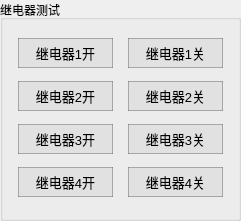
       <widget class="QGroupBox" name="groupBox_39">
        <property name="geometry">
         <rect>
          <x>990</x>
          <y>240</y>
          <width>241</width>
          <height>221</height>
         </rect>
        </property>
        <property name="title">
         <string>继电器测试</string>
        </property>
        <layout class="QGridLayout" name="gridLayout_38">
         <property name="leftMargin">
          <number>15</number>
         </property>
         <property name="rightMargin">
          <number>15</number>
         </property>
         <item row="3" column="0">
          <layout class="QHBoxLayout" name="horizontalLayout_185">
           <item>
            <widget class="QPushButton" name="button_relay3Open_Entry">
             <property name="minimumSize">
              <size>
               <width>95</width>
               <height>30</height>
              </size>
             </property>
             <property name="font">
              <font>
               <pointsize>10</pointsize>
              </font>
             </property>
             <property name="styleSheet">
              <string notr="true">QPushButton{
	border-style:solid;
	border-width:1px;
	color: rgb(0, 0, 0);
	background-color: rgba(225, 225, 225);
	border-color:rgba(100, 100, 100, 120);
}

QPushButton:hover{
	color:rgba(0,0,0,200);
	background-color:rgb(240, 248, 248);
	border-color: rgb(0, 150, 250);
}

QPushButton:pressed{
	border-style:inset;
	color:rgba(0,0,0,150);
	background-color: rgba(225, 225, 225);
	border-color: rgba(0, 163, 245);
}</string>
             </property>
             <property name="text">
              <string>继电器3开</string>
             </property>
            </widget>
           </item>
           <item>
            <spacer name="horizontalSpacer_114">
             <property name="orientation">
              <enum>Qt::Horizontal</enum>
             </property>
             <property name="sizeHint" stdset="0">
              <size>
               <width>40</width>
               <height>20</height>
              </size>
             </property>
            </spacer>
           </item>
           <item>
            <widget class="QPushButton" name="button_relay3Close_Entry">
             <property name="minimumSize">
              <size>
               <width>95</width>
               <height>30</height>
              </size>
             </property>
             <property name="font">
              <font>
               <pointsize>10</pointsize>
              </font>
             </property>
             <property name="styleSheet">
              <string notr="true">QPushButton{
	border-style:solid;
	border-width:1px;
	color: rgb(0, 0, 0);
	background-color: rgba(225, 225, 225);
	border-color:rgba(100, 100, 100, 120);
}

QPushButton:hover{
	color:rgba(0,0,0,200);
	background-color:rgb(240, 248, 248);
	border-color: rgb(0, 150, 250);
}

QPushButton:pressed{
	border-style:inset;
	color:rgba(0,0,0,150);
	background-color: rgba(225, 225, 225);
	border-color: rgba(0, 163, 245);
}</string>
             </property>
             <property name="text">
              <string>继电器3关</string>
             </property>
            </widget>
           </item>
          </layout>
         </item>
         <item row="2" column="0">
          <layout class="QHBoxLayout" name="horizontalLayout_186">
           <item>
            <widget class="QPushButton" name="button_relay2Open_Entry">
             <property name="minimumSize">
              <size>
               <width>95</width>
               <height>30</height>
              </size>
             </property>
             <property name="font">
              <font>
               <pointsize>10</pointsize>
              </font>
             </property>
             <property name="styleSheet">
              <string notr="true">QPushButton{
	border-style:solid;
	border-width:1px;
	color: rgb(0, 0, 0);
	background-color: rgba(225, 225, 225);
	border-color:rgba(100, 100, 100, 120);
}

QPushButton:hover{
	color:rgba(0,0,0,200);
	background-color:rgb(240, 248, 248);
	border-color: rgb(0, 150, 250);
}

QPushButton:pressed{
	border-style:inset;
	color:rgba(0,0,0,150);
	background-color: rgba(225, 225, 225);
	border-color: rgba(0, 163, 245);
}</string>
             </property>
             <property name="text">
              <string>继电器2开</string>
             </property>
            </widget>
           </item>
           <item>
            <spacer name="horizontalSpacer_115">
             <property name="orientation">
              <enum>Qt::Horizontal</enum>
             </property>
             <property name="sizeHint" stdset="0">
              <size>
               <width>40</width>
               <height>20</height>
              </size>
             </property>
            </spacer>
           </item>
           <item>
            <widget class="QPushButton" name="button_relay2Close_Entry">
             <property name="minimumSize">
              <size>
               <width>95</width>
               <height>30</height>
              </size>
             </property>
             <property name="font">
              <font>
               <pointsize>10</pointsize>
              </font>
             </property>
             <property name="styleSheet">
              <string notr="true">QPushButton{
	border-style:solid;
	border-width:1px;
	color: rgb(0, 0, 0);
	background-color: rgba(225, 225, 225);
	border-color:rgba(100, 100, 100, 120);
}

QPushButton:hover{
	color:rgba(0,0,0,200);
	background-color:rgb(240, 248, 248);
	border-color: rgb(0, 150, 250);
}

QPushButton:pressed{
	border-style:inset;
	color:rgba(0,0,0,150);
	background-color: rgba(225, 225, 225);
	border-color: rgba(0, 163, 245);
}</string>
             </property>
             <property name="text">
              <string>继电器2关</string>
             </property>
            </widget>
           </item>
          </layout>
         </item>
         <item row="1" column="0">
          <layout class="QHBoxLayout" name="horizontalLayout_187">
           <item>
            <widget class="QPushButton" name="button_relay1Open_Entry">
             <property name="minimumSize">
              <size>
               <width>95</width>
               <height>30</height>
              </size>
             </property>
             <property name="font">
              <font>
               <pointsize>10</pointsize>
              </font>
             </property>
             <property name="styleSheet">
              <string notr="true">QPushButton{
	border-style:solid;
	border-width:1px;
	color: rgb(0, 0, 0);
	background-color: rgba(225, 225, 225);
	border-color:rgba(100, 100, 100, 120);
}

QPushButton:hover{
	color:rgba(0,0,0,200);
	background-color:rgb(240, 248, 248);
	border-color: rgb(0, 150, 250);
}

QPushButton:pressed{
	border-style:inset;
	color:rgba(0,0,0,150);
	background-color: rgba(225, 225, 225);
	border-color: rgba(0, 163, 245);
}</string>
             </property>
             <property name="text">
              <string>继电器1开</string>
             </property>
            </widget>
           </item>
           <item>
            <spacer name="horizontalSpacer_116">
             <property name="orientation">
              <enum>Qt::Horizontal</enum>
             </property>
             <property name="sizeHint" stdset="0">
              <size>
               <width>40</width>
               <height>20</height>
              </size>
             </property>
            </spacer>
           </item>
           <item>
            <widget class="QPushButton" name="button_relay1Close_Entry">
             <property name="minimumSize">
              <size>
               <width>95</width>
               <height>30</height>
              </size>
             </property>
             <property name="font">
              <font>
               <pointsize>10</pointsize>
              </font>
             </property>
             <property name="styleSheet">
              <string notr="true">QPushButton{
	border-style:solid;
	border-width:1px;
	color: rgb(0, 0, 0);
	background-color: rgba(225, 225, 225);
	border-color:rgba(100, 100, 100, 120);
}

QPushButton:hover{
	color:rgba(0,0,0,200);
	background-color:rgb(240, 248, 248);
	border-color: rgb(0, 150, 250);
}

QPushButton:pressed{
	border-style:inset;
	color:rgba(0,0,0,150);
	background-color: rgba(225, 225, 225);
	border-color: rgba(0, 163, 245);
}</string>
             </property>
             <property name="text">
              <string>继电器1关</string>
             </property>
            </widget>
           </item>
          </layout>
         </item>
         <item row="4" column="0">
          <layout class="QHBoxLayout" name="horizontalLayout_188">
           <item>
            <widget class="QPushButton" name="button_relay4Open_Entry">
             <property name="minimumSize">
              <size>
               <width>95</width>
               <height>30</height>
              </size>
             </property>
             <property name="font">
              <font>
               <pointsize>10</pointsize>
              </font>
             </property>
             <property name="styleSheet">
              <string notr="true">QPushButton{
	border-style:solid;
	border-width:1px;
	color: rgb(0, 0, 0);
	background-color: rgba(225, 225, 225);
	border-color:rgba(100, 100, 100, 120);
}

QPushButton:hover{
	color:rgba(0,0,0,200);
	background-color:rgb(240, 248, 248);
	border-color: rgb(0, 150, 250);
}

QPushButton:pressed{
	border-style:inset;
	color:rgba(0,0,0,150);
	background-color: rgba(225, 225, 225);
	border-color: rgba(0, 163, 245);
}</string>
             </property>
             <property name="text">
              <string>继电器4开</string>
             </property>
            </widget>
           </item>
           <item>
            <spacer name="horizontalSpacer_117">
             <property name="orientation">
              <enum>Qt::Horizontal</enum>
             </property>
             <property name="sizeHint" stdset="0">
              <size>
               <width>40</width>
               <height>20</height>
              </size>
             </property>
            </spacer>
           </item>
           <item>
            <widget class="QPushButton" name="button_relay4Close_Entry">
             <property name="minimumSize">
              <size>
               <width>95</width>
               <height>30</height>
              </size>
             </property>
             <property name="font">
              <font>
               <pointsize>10</pointsize>
              </font>
             </property>
             <property name="styleSheet">
              <string notr="true">QPushButton{
	border-style:solid;
	border-width:1px;
	color: rgb(0, 0, 0);
	background-color: rgba(225, 225, 225);
	border-color:rgba(100, 100, 100, 120);
}

QPushButton:hover{
	color:rgba(0,0,0,200);
	background-color:rgb(240, 248, 248);
	border-color: rgb(0, 150, 250);
}

QPushButton:pressed{
	border-style:inset;
	color:rgba(0,0,0,150);
	background-color: rgba(225, 225, 225);
	border-color: rgba(0, 163, 245);
}</string>
             </property>
             <property name="text">
              <string>继电器4关</string>
             </property>
            </widget>
           </item>
          </layout>
         </item>
        </layout>
       </widget>
